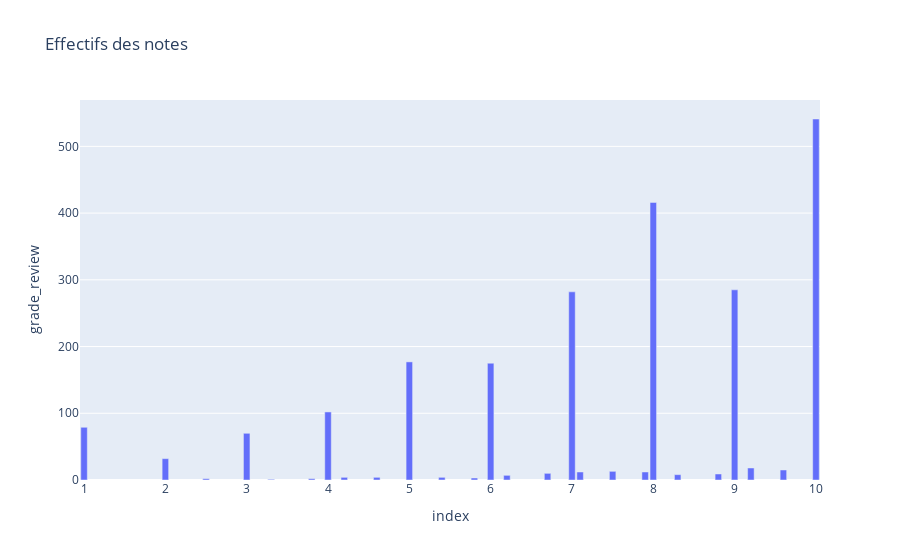

The cell this chart's notebook holds for it:
### Code cell
fig = px.bar(notes,x='index', y='grade_review', title="Effectifs des notes")
fig.show()

### Figure 1 — Plotly figure (JSON) as saved in the notebook; plotly's stock layout.template omitted (floating-point values rounded to 4 significant figures)
{"data": [{"alignmentgroup": "True", "hovertemplate": "index=%{x}<br>grade_review=%{y}<extra></extra>", "legendgroup": "", "marker": {"color": "#636efa", "pattern": {"shape": ""}}, "name": "", "offsetgroup": "", "orientation": "v", "showlegend": false, "textposition": "auto", "type": "bar", "x": [10, 8, 9, 7, 5, 6, 4, 1, 3, 2, 9.2, 9.6, 7.5, 7.1, 7.9, 6.7, 8.8, 8.3, 6.2, 4.6, 5.4, 4.2, 5.8, 2.5, 3.8, 3.3], "xaxis": "x", "y": [541, 416, 285, 282, 177, 175, 102, 79, 70, 32, 18, 15, 13, 12, 12, 10, 9, 8, 7, 4, 4, 4, 3, 2, 2, 1], "yaxis": "y"}], "layout": {"barmode": "relative", "legend": {"tracegroupgap": 0}, "title": {"text": "Effectifs des notes"}, "xaxis": {"anchor": "y", "domain": [0, 1], "title": {"text": "index"}}, "yaxis": {"anchor": "x", "domain": [0, 1], "title": {"text": "grade_review"}}}}
